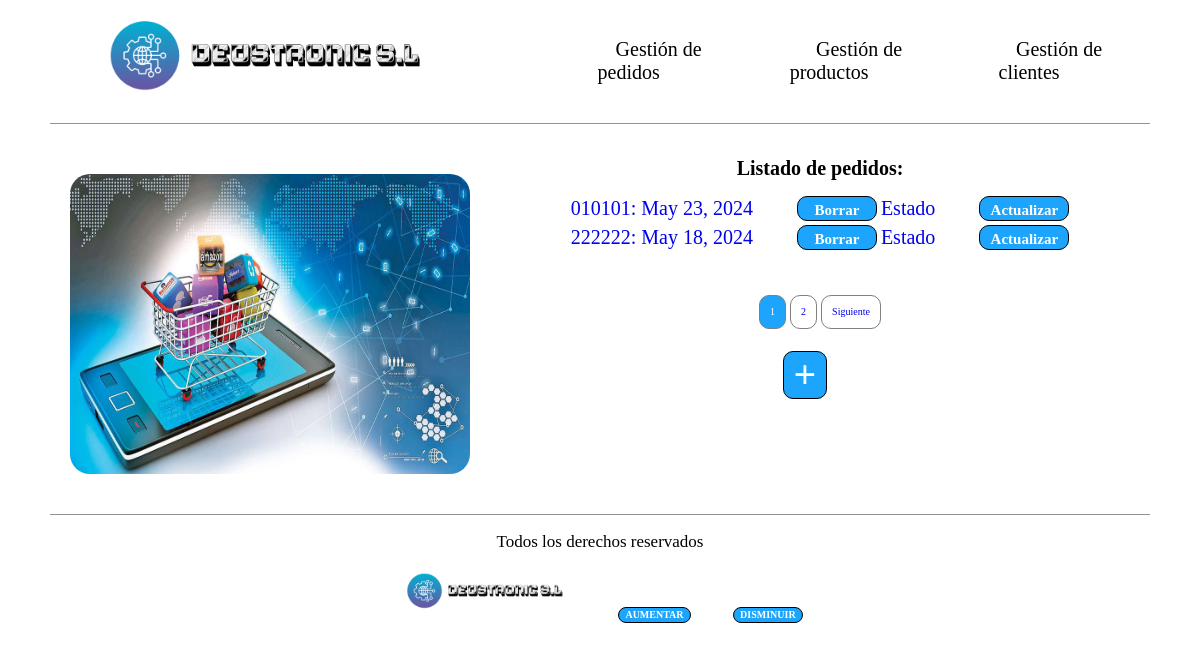
Page /deustronic/pedido/ on the earlier database version.
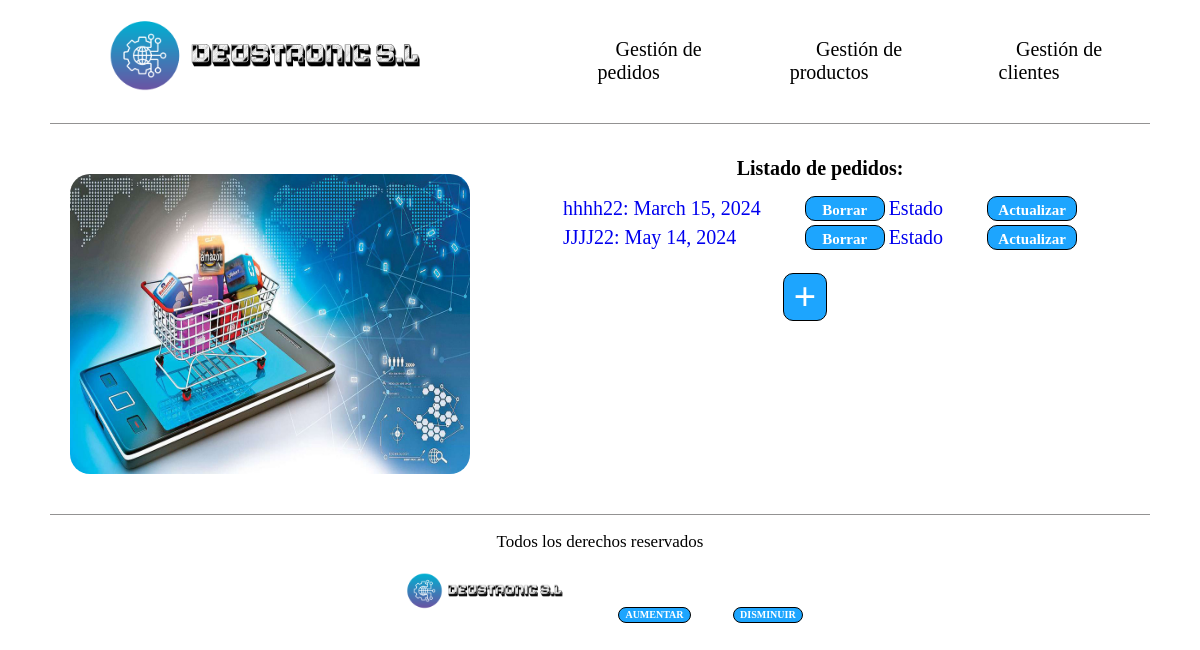
Same page on the later database version.
### empresaDjango/models.py (models this page shows, shortened)
class Pedido(models.Model):
    cliente = models.ForeignKey(Cliente, on_delete=models.CASCADE)
    cod_pedido = models.CharField(max_length=10, unique=True)
    fecha = models.DateField()
    precio_total = models.IntegerField(default=0)
    estado = models.BooleanField(default=False)

### empresaDjango/views.py (the view)
# urls.py: path('pedido/', views.index_pedidoListView.as_view(), name='index_ped'),
class index_pedidoListView(ListView):
    model = Pedido
    template_name = 'index_pedido.html'
    context_object_name = 'listado_pedidos'
    paginate_by = 2

### empresaDjango/templates/index_pedido.html (shortened to what this page needs)
{% extends 'base.html' %}
{% load static %}
{% block contenido %}
    <div class="contenedor-principal-index">
        <div class="parte-izquierda">
            <img src="{% static 'images/pedidos.png' %}" alt="Foto con un carrito de la compra simbolizando un pedido"/>
        </div>
        <div class="parte-derecha">
            <h1>Listado de pedidos:</h1>
            <table class="listados">
                {% for p in listado_pedidos %}
                    <tr>
                        <td>
                            <a href="{% url 'detail_ped' p.cod_pedido %}">
                                {{ p.cod_pedido }}: {{ p.fecha }}
                            </a>
                        </td>
                        <td><div class="boton_borrar boton"><a href="{% url 'borrar_pedido' p.cod_pedido %}"> Borrar </a></div></td>
                        <td><div class="boton_estado"><a href="#" data-cod_pedido="{{ p.cod_pedido }}"> Estado </a></div></td>
                        <td><div class="boton_actualizar boton"><a href="{% url 'actualizar_pedido' p.cod_pedido %}">Actualizar </a></div></td>
                    </tr>
                {% endfor %}
            </table>
                {% if is_paginated %}
                    <div class="contenedor-paginacion">
                        <ul class="paginacion">
                            {% for pagina in paginator.page_range %}
                                {% if page_obj.number == pagina %}
                                    <li class="pagina pagina-actual">
                                        <a href="?page={{ pagina }}">{{ pagina }}</a>
                                    </li>
                                {% else %}
                                    <li class="pagina">
                                        <a href="?page={{ pagina }}">{{ pagina }}</a>
                                    </li>
                                {% endif %}
                            {% endfor %}
                            {% if page_obj.has_next %}
                                <li class="pagina">
                                    <a href="?page={{ page_obj.next_page_number }}">Siguiente</a>
                                </li>
                            {% endif %}
                        </ul>
                    </div>
                {% endif %}
            <div class="boton_crear_pedidos boton">
                <a href="{% url 'pedido_create' %}"> + </a>
            </div>
        </div>
    </div>
{% endblock %}

Differences in the rows shown:
removed Pedido: cod_pedido "010101", fecha "May 23, 2024"
removed Pedido: cod_pedido "222222", fecha "May 18, 2024"
added Pedido: cod_pedido "hhhh22", fecha "March 15, 2024"
added Pedido: cod_pedido "JJJJ22", fecha "May 14, 2024"
Other differences:
list line gone: "1"
list line gone: "2"
text no longer shown: "Siguiente"
